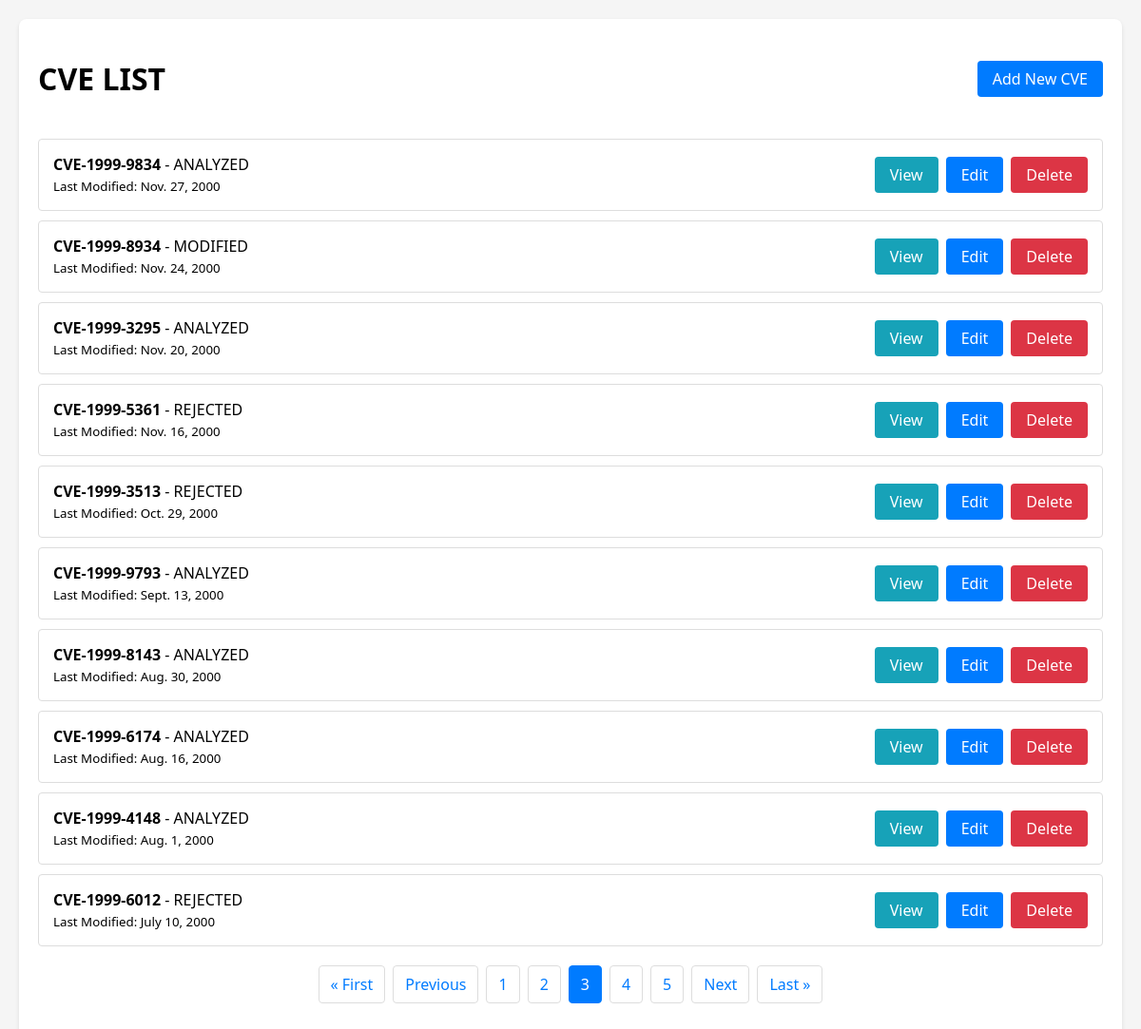
/?page=3, run on the app's committed database.
### cve_app/models.py (models this page shows, shortened)
class CVE(models.Model):
    cve_id = models.CharField(max_length=20, unique=True)
    identifier = models.CharField(max_length=20)
    published_date = models.DateField()
    last_modified_date = models.DateField()
    status = models.CharField(max_length=20, choices = [
        ('ANALYZED', 'Analyzed'),
        ('MODIFIED', 'Modified'),
        ('REJECTED', 'Rejected')
    ])
    class Meta:
        ordering = ['-last_modified_date']

### cve_app/views.py (the view)
# urls.py: path('', views.cve_list, name='cve_list'),
def cve_list(request):
    cves = CVE.objects.all().order_by('-last_modified_date')
    paginator = Paginator(cves, 10)
    page_number = request.GET.get('page')
    page_obj = paginator.get_page(page_number)
    return render(request, 'cve_app/cve_list.html', {'page_obj': page_obj})

### cve_app/templates/cve_app/cve_list.html (shortened to what this page needs)
{% extends 'cve_app/base.html' %}
{% block content %}
<div class="header">
    <h1>CVE LIST</h1>
    <a href="{% url 'cve_create' %}" class="btn btn-primary">Add New CVE</a>
</div>
<div class="cve-list">
    {% for cve in page_obj %}
        <div class="cve-item">
            <div>
                <strong>{{ cve.cve_id }}</strong> - {{ cve.status }}
                <br>
                <small>Last Modified: {{ cve.last_modified_date }}</small>
            </div>
            <div class="cve-actions">
                <a href="{% url 'cve_detail' cve.id %}" class="btn btn-info">View</a>
                <a href="{% url 'cve_update' cve.id %}" class="btn btn-primary">Edit</a>
                <a href="{% url 'cve_delete' cve.id %}" class="btn btn-danger">Delete</a>
            </div>
        </div>
    {% endfor %}
</div>
<div class="pagination">
    {% if page_obj.has_previous %}
        <a href="?page=1">&laquo; First</a>
        <a href="?page={{ page_obj.previous_page_number }}">Previous</a>
    {% endif %}
    {% for num in page_obj.paginator.page_range %}
        {% if page_obj.number == num %}
            <a class="active" href="?page={{ num }}">{{ num }}</a>
        {% elif num > page_obj.number|add:'-3' and num < page_obj.number|add:'3' %}
            <a href="?page={{ num }}">{{ num }}</a>
        {% endif %}
    {% endfor %}
    {% if page_obj.has_next %}
        <a href="?page={{ page_obj.next_page_number }}">Next</a>
        <a href="?page={{ page_obj.paginator.num_pages }}">Last &raquo;</a>
    {% endif %}
</div>
{% endblock %}

### cve_app/templates/cve_app/base.html (style rules this page uses)
body { font-family: 'Segoe UI', Tahoma, Geneva, Verdana, sans-serif; margin: 0; padding: 20px; background-color: #f5f5f5; }
.header { display: flex; justify-content: space-between; align-items: center; margin-bottom: 20px; }
.btn { padding: 8px 16px; border-radius: 4px; border: none; cursor: pointer; text-decoration: none; font-weight: 500; }
.btn-primary { background-color: #007bff; color: white; }
.btn-danger { background-color: #dc3545; color: white; }
.cve-list { list-style: none; padding: 0; }
.cve-item { padding: 15px; border: 1px solid #ddd; margin-bottom: 10px; border-radius: 4px; display: flex; justify-content: space-between; align-items: center; }
.pagination { display: flex; justify-content: center; margin-top: 20px; }
.pagination a { padding: 8px 12px; margin: 0 4px; border: 1px solid #ddd; text-decoration: none; color: #007bff; border-radius: 4px; }
.pagination .active { background-color: #007bff; color: white; border-color: #007bff; }
.btn-info { background-color: #17a2b8; color: white; }
.cve-actions { display: flex; gap: 8px; }

### data on the page
CVE: cve_id "CVE-1999-9834", status "ANALYZED", last_modified_date "Nov. 27, 2000"
CVE: cve_id "CVE-1999-8934", status "MODIFIED", last_modified_date "Nov. 24, 2000"
CVE: cve_id "CVE-1999-3295", status "ANALYZED", last_modified_date "Nov. 20, 2000"
CVE: cve_id "CVE-1999-5361", status "REJECTED", last_modified_date "Nov. 16, 2000"
CVE: cve_id "CVE-1999-3513", status "REJECTED", last_modified_date "Oct. 29, 2000"
CVE: cve_id "CVE-1999-9793", status "ANALYZED", last_modified_date "Sept. 13, 2000"
CVE: cve_id "CVE-1999-8143", status "ANALYZED", last_modified_date "Aug. 30, 2000"
CVE: cve_id "CVE-1999-6174", status "ANALYZED", last_modified_date "Aug. 16, 2000"
CVE: cve_id "CVE-1999-4148", status "ANALYZED", last_modified_date "Aug. 1, 2000"
CVE: cve_id "CVE-1999-6012", status "REJECTED", last_modified_date "July 10, 2000"

### other printed values
{{ num }} "1" "2" "4" "5"
{{ num }} "3"
